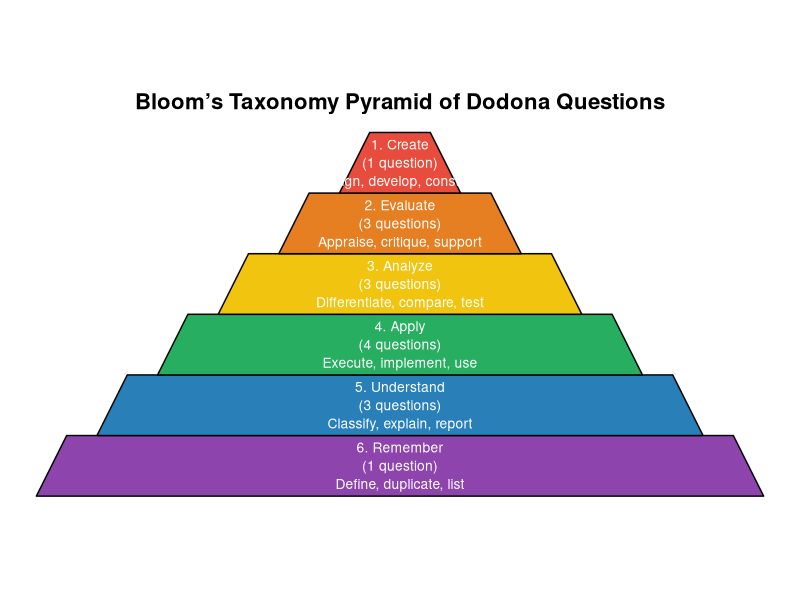
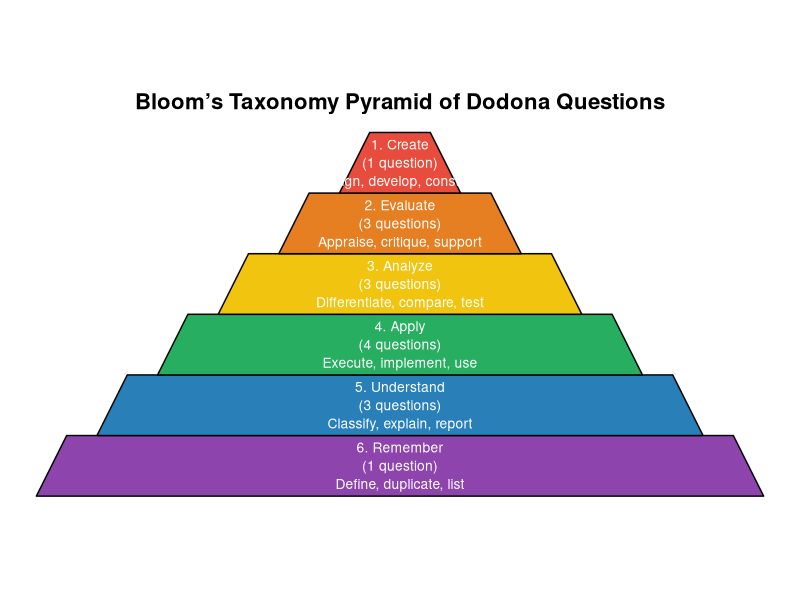

These figures' R source, in order:
# ----------------------------
# 1. Install Required Packages
# ----------------------------
install.packages(c("ggplot2", "dplyr", "tibble", "purrr"))

# ----------------------------
# 2. Load Packages
# ----------------------------
library(ggplot2)
library(dplyr)
library(tibble)
library(purrr)

# ----------------------------
# 3. Define Data
# ----------------------------
pyramid_data <- tibble::tibble(
  level = factor(c("Remember", "Understand", "Apply", "Analyze", "Evaluate", "Create"),
                 levels = c("Remember", "Understand", "Apply", "Analyze", "Evaluate", "Create")),
  count = c(1, 3, 4, 3, 3, 1),
  color = c("#8E44AD", "#2980B9", "#27AE60", "#F1C40F", "#E67E22", "#E74C3C"),
  keywords = c(
    "Define, duplicate, list",
    "Classify, explain, report",
    "Execute, implement, use",
    "Differentiate, compare, test",
    "Appraise, critique, support",
    "Design, develop, construct"
  )
)

# ----------------------------
# 4. Function to Build Each Layer
# ----------------------------
make_layer <- function(index, total = 6) {
  width_base <- total - index + 1
  width_top <- total - index + 0.5
  y_bottom <- index - 1
  y_top <- index

  tibble(
    x = c(-width_base, width_base, width_top, -width_top),
    y = c(y_bottom, y_bottom, y_top, y_top),
    level = pyramid_data$level[index],
    fill = pyramid_data$color[index],
    count = pyramid_data$count[index],
    label = paste0(
      total - index + 1, ". ", pyramid_data$level[index], "\n(",
      pyramid_data$count[index], " question", ifelse(pyramid_data$count[index] > 1, "s", ""), ")\n",
      pyramid_data$keywords[index]
    ),
    group = index
  )
}

# ----------------------------
# 5. Build Polygon and Label Data
# ----------------------------
polygon_df <- purrr::map_dfr(1:6, make_layer)

label_df <- polygon_df %>%
  group_by(group) %>%
  summarize(
    x = 0,
    y = mean(y),
    label = first(label),
    fill = first(fill)
  )

# ----------------------------
# 6. Create Plot
# ----------------------------
pyramid_plot <- ggplot() +
  geom_polygon(data = polygon_df, aes(x = x, y = y, group = group, fill = fill), color = "black") +
  geom_text(data = label_df, aes(x = x, y = y, label = label), color = "white", size = 3.5, lineheight = 1.1) +
  scale_fill_identity() +
  coord_fixed() +
  theme_void() +
  ggtitle("Bloom’s Taxonomy Pyramid of Dodona Questions") +
  theme(plot.title = element_text(hjust = 0.5, face = "bold", size = 16))

# Display
print(pyramid_plot)

# ----------------------------
# 7. Save as PNG
# ----------------------------
ggsave("Dodona-Learning-Path/bloom_taxonomy_pyramid_r.png", plot = pyramid_plot, width = 8, height = 6, dpi = 300)
